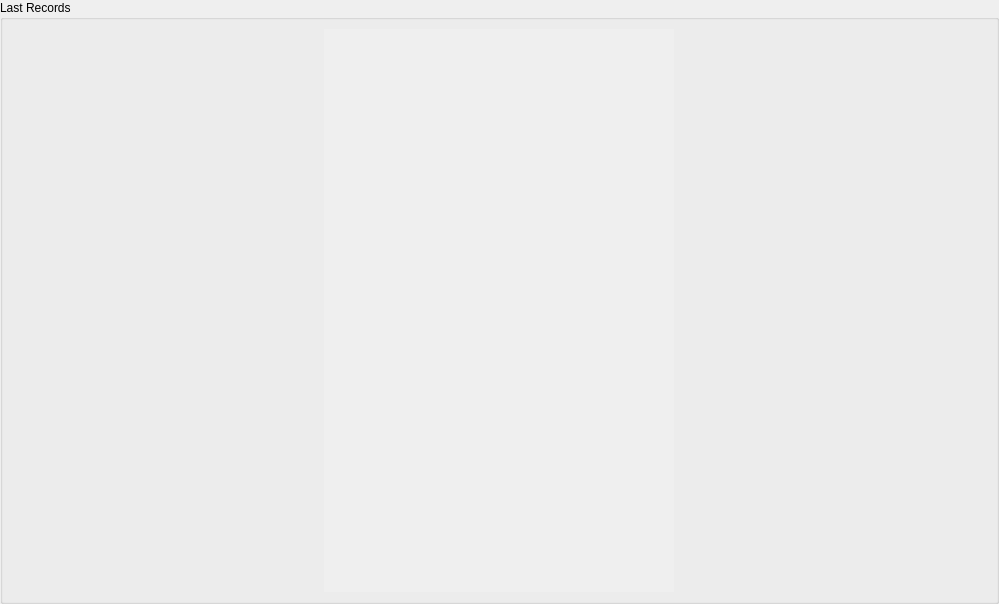
<?xml version="1.0" encoding="UTF-8"?>
<ui version="4.0">
 <class>StatisticsOverviewWidget</class>
 <widget class="QWidget" name="StatisticsOverviewWidget">
  <property name="geometry">
   <rect>
    <x>0</x>
    <y>0</y>
    <width>999</width>
    <height>604</height>
   </rect>
  </property>
  <property name="windowTitle">
   <string>Form</string>
  </property>
  <layout class="QGridLayout" name="gridLayout">
   <property name="leftMargin">
    <number>0</number>
   </property>
   <property name="topMargin">
    <number>0</number>
   </property>
   <property name="rightMargin">
    <number>0</number>
   </property>
   <property name="bottomMargin">
    <number>0</number>
   </property>
   <item row="0" column="0" rowspan="2">
    <widget class="QGroupBox" name="groupBox_3">
     <property name="sizePolicy">
      <sizepolicy hsizetype="Preferred" vsizetype="Preferred">
       <horstretch>0</horstretch>
       <verstretch>0</verstretch>
      </sizepolicy>
     </property>
     <property name="title">
      <string>Last Records</string>
     </property>
     <property name="flat">
      <bool>true</bool>
     </property>
     <layout class="QGridLayout" name="gridLayout_5">
      <item row="0" column="0">
       <widget class="QScrollArea" name="scrollArea">
        <property name="sizePolicy">
         <sizepolicy hsizetype="Preferred" vsizetype="Expanding">
          <horstretch>0</horstretch>
          <verstretch>0</verstretch>
         </sizepolicy>
        </property>
        <property name="minimumSize">
         <size>
          <width>350</width>
          <height>0</height>
         </size>
        </property>
        <property name="maximumSize">
         <size>
          <width>350</width>
          <height>16777215</height>
         </size>
        </property>
        <property name="frameShape">
         <enum>QFrame::NoFrame</enum>
        </property>
        <property name="widgetResizable">
         <bool>true</bool>
        </property>
        <widget class="Content::History::Component::HistoryListingWidget" name="m_historyListing_widget">
         <property name="geometry">
          <rect>
           <x>0</x>
           <y>0</y>
           <width>350</width>
           <height>564</height>
          </rect>
         </property>
         <property name="sizePolicy">
          <sizepolicy hsizetype="Preferred" vsizetype="Preferred">
           <horstretch>0</horstretch>
           <verstretch>0</verstretch>
          </sizepolicy>
         </property>
         <property name="minimumSize">
          <size>
           <width>0</width>
           <height>0</height>
          </size>
         </property>
         <property name="maximumSize">
          <size>
           <width>16777215</width>
           <height>16777215</height>
          </size>
         </property>
        </widget>
       </widget>
      </item>
     </layout>
    </widget>
   </item>
   <item row="0" column="1">
    <layout class="QGridLayout" name="m_cashFlowChartView_layout">
     <property name="rightMargin">
      <number>0</number>
     </property>
    </layout>
   </item>
   <item row="1" column="1">
    <layout class="QGridLayout" name="m_pocketsValueChartView_layout"/>
   </item>
  </layout>
 </widget>
 <customwidgets>
  <customwidget>
   <class>Content::History::Component::HistoryListingWidget</class>
   <extends>QWidget</extends>
   <header>Content/History/Components/historylistingwidget.h</header>
   <container>1</container>
  </customwidget>
 </customwidgets>
 <resources/>
 <connections/>
</ui>
